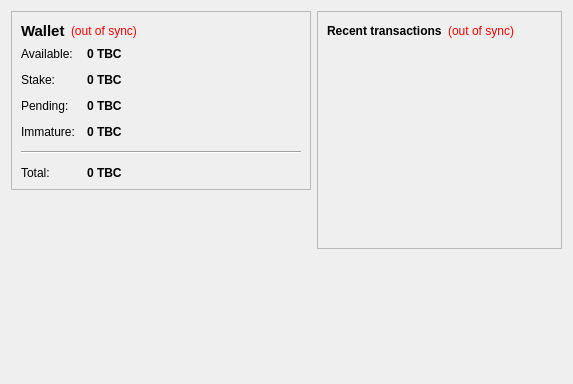
<?xml version="1.0" encoding="UTF-8"?>
<ui version="4.0">
 <class>OverviewPage</class>
 <widget class="QWidget" name="OverviewPage">
  <property name="geometry">
   <rect>
    <x>0</x>
    <y>0</y>
    <width>573</width>
    <height>342</height>
   </rect>
  </property>
  <property name="windowTitle">
   <string>Form</string>
  </property>
  <layout class="QHBoxLayout" name="horizontalLayout" stretch="1,1">
   <item>
    <layout class="QVBoxLayout" name="verticalLayout_2">
     <item>
      <widget class="QFrame" name="frame">
       <property name="frameShape">
        <enum>QFrame::StyledPanel</enum>
       </property>
       <property name="frameShadow">
        <enum>QFrame::Raised</enum>
       </property>
       <layout class="QVBoxLayout" name="verticalLayout_4">
        <item>
         <layout class="QHBoxLayout" name="horizontalLayout_4">
          <item>
           <widget class="QLabel" name="label_5">
            <property name="font">
             <font>
              <pointsize>11</pointsize>
              <weight>75</weight>
              <bold>true</bold>
             </font>
            </property>
            <property name="text">
             <string>Wallet</string>
            </property>
           </widget>
          </item>
          <item>
           <widget class="QLabel" name="labelWalletStatus">
            <property name="toolTip">
             <string>The displayed information may be out of date. Your wallet automatically synchronizes with the TrashBurn network after a connection is established, but this process has not completed yet.</string>
            </property>
            <property name="styleSheet">
             <string notr="true">QLabel { color: red; }</string>
            </property>
            <property name="text">
             <string notr="true">(out of sync)</string>
            </property>
            <property name="alignment">
             <set>Qt::AlignLeading|Qt::AlignLeft|Qt::AlignVCenter</set>
            </property>
           </widget>
          </item>
          <item>
           <spacer name="horizontalSpacer_2">
            <property name="orientation">
             <enum>Qt::Horizontal</enum>
            </property>
            <property name="sizeHint" stdset="0">
             <size>
              <width>40</width>
              <height>20</height>
             </size>
            </property>
           </spacer>
          </item>
         </layout>
        </item>
        <item>
         <layout class="QFormLayout" name="formLayout_2">
          <property name="fieldGrowthPolicy">
           <enum>QFormLayout::AllNonFixedFieldsGrow</enum>
          </property>
          <property name="horizontalSpacing">
           <number>12</number>
          </property>
          <property name="verticalSpacing">
           <number>12</number>
          </property>
          <item row="0" column="0">
           <widget class="QLabel" name="label">
            <property name="text">
             <string>Available:</string>
            </property>
           </widget>
          </item>
          <item row="0" column="1">
           <widget class="QLabel" name="labelBalance">
            <property name="font">
             <font>
              <weight>75</weight>
              <bold>true</bold>
             </font>
            </property>
            <property name="cursor">
             <cursorShape>IBeamCursor</cursorShape>
            </property>
            <property name="toolTip">
             <string>Your current spendable balance</string>
            </property>
            <property name="text">
             <string notr="true">0 TBC</string>
            </property>
            <property name="textInteractionFlags">
             <set>Qt::LinksAccessibleByMouse|Qt::TextSelectableByKeyboard|Qt::TextSelectableByMouse</set>
            </property>
           </widget>
          </item>
          <item row="1" column="0">
           <widget class="QLabel" name="label_6">
            <property name="text">
             <string>Stake:</string>
            </property>
           </widget>
          </item>
          <item row="1" column="1">
           <widget class="QLabel" name="labelStake">
            <property name="font">
             <font>
              <weight>75</weight>
              <bold>true</bold>
             </font>
            </property>
            <property name="cursor">
             <cursorShape>IBeamCursor</cursorShape>
            </property>
            <property name="toolTip">
             <string>Total of coins that was staked, and do not yet count toward the current balance</string>
            </property>
            <property name="text">
             <string notr="true">0 TBC</string>
            </property>
            <property name="textInteractionFlags">
             <set>Qt::LinksAccessibleByMouse|Qt::TextSelectableByKeyboard|Qt::TextSelectableByMouse</set>
            </property>
           </widget>
          </item>
          <item row="2" column="0">
           <widget class="QLabel" name="label_3">
            <property name="text">
             <string>Pending:</string>
            </property>
           </widget>
          </item>
          <item row="2" column="1">
           <widget class="QLabel" name="labelUnconfirmed">
            <property name="font">
             <font>
              <weight>75</weight>
              <bold>true</bold>
             </font>
            </property>
            <property name="cursor">
             <cursorShape>IBeamCursor</cursorShape>
            </property>
            <property name="toolTip">
             <string>Total of transactions that have yet to be confirmed, and do not yet count toward the current balance</string>
            </property>
            <property name="text">
             <string notr="true">0 TBC</string>
            </property>
            <property name="textInteractionFlags">
             <set>Qt::LinksAccessibleByMouse|Qt::TextSelectableByKeyboard|Qt::TextSelectableByMouse</set>
            </property>
           </widget>
          </item>
          <item row="3" column="0">
           <widget class="QLabel" name="labelImmatureText">
            <property name="text">
             <string>Immature:</string>
            </property>
           </widget>
          </item>
          <item row="3" column="1">
           <widget class="QLabel" name="labelImmature">
            <property name="font">
             <font>
              <weight>75</weight>
              <bold>true</bold>
             </font>
            </property>
            <property name="toolTip">
             <string>Mined balance that has not yet matured</string>
            </property>
            <property name="text">
             <string notr="true">0 TBC</string>
            </property>
            <property name="textInteractionFlags">
             <set>Qt::LinksAccessibleByMouse|Qt::TextSelectableByKeyboard|Qt::TextSelectableByMouse</set>
            </property>
           </widget>
          </item>
          <item row="4" column="0" colspan="2">
           <widget class="Line" name="line">
            <property name="orientation">
             <enum>Qt::Horizontal</enum>
            </property>
           </widget>
          </item>
          <item row="5" column="0">
           <widget class="QLabel" name="labelTotalText">
            <property name="text">
             <string>Total:</string>
            </property>
           </widget>
          </item>
          <item row="5" column="1">
           <widget class="QLabel" name="labelTotal">
            <property name="font">
             <font>
              <weight>75</weight>
              <bold>true</bold>
             </font>
            </property>
            <property name="cursor">
             <cursorShape>IBeamCursor</cursorShape>
            </property>
            <property name="toolTip">
             <string>Your current total balance</string>
            </property>
            <property name="text">
             <string notr="true">0 TBC</string>
            </property>
            <property name="textInteractionFlags">
             <set>Qt::LinksAccessibleByMouse|Qt::TextSelectableByKeyboard|Qt::TextSelectableByMouse</set>
            </property>
           </widget>
          </item>
         </layout>
        </item>
       </layout>
      </widget>
     </item>
     <item>
      <spacer name="verticalSpacer">
       <property name="orientation">
        <enum>Qt::Vertical</enum>
       </property>
       <property name="sizeHint" stdset="0">
        <size>
         <width>20</width>
         <height>40</height>
        </size>
       </property>
      </spacer>
     </item>
        <item>
         <widget class="QLabel" name="label_2">
          <property name="minimumSize">
           <size>
            <width>300</width>
            <height>177</height>
           </size>
          </property>
          <property name="text">
           <string>&lt;html&gt;&lt;head/&gt;&lt;body&gt;&lt;p align=&quot;center&quot;&gt;&lt;a href=&quot;https://TrashBurn.com&quot;&gt;&lt;span style=&quot; text-decoration: underline; color:#0000ff;&quot;&gt;&lt;img src=&quot;:/images/wallet&quot;/&gt;&lt;/span&gt;&lt;/a&gt;&lt;/p&gt;&lt;/body&gt;&lt;/html&gt;</string>
          </property>
         </widget>
        </item>
    </layout>
   </item>
   <item>
    <layout class="QVBoxLayout" name="verticalLayout_3">
     <item>
      <widget class="QFrame" name="frame_2">
       <property name="frameShape">
        <enum>QFrame::StyledPanel</enum>
       </property>
       <property name="frameShadow">
        <enum>QFrame::Raised</enum>
       </property>
       <layout class="QVBoxLayout" name="verticalLayout">
        <item>
         <layout class="QHBoxLayout" name="horizontalLayout_2">
          <item>
           <widget class="QLabel" name="label_4">
            <property name="text">
             <string>&lt;b&gt;Recent transactions&lt;/b&gt;</string>
            </property>
           </widget>
          </item>
          <item>
           <widget class="QLabel" name="labelTransactionsStatus">
            <property name="toolTip">
             <string>The displayed information may be out of date. Your wallet automatically synchronizes with the TrashBurn network after a connection is established, but this process has not completed yet.</string>
            </property>
            <property name="styleSheet">
             <string notr="true">QLabel { color: red; }</string>
            </property>
            <property name="text">
             <string notr="true">(out of sync)</string>
            </property>
            <property name="alignment">
             <set>Qt::AlignRight|Qt::AlignTrailing|Qt::AlignVCenter</set>
            </property>
           </widget>
          </item>
          <item>
           <spacer name="horizontalSpacer">
            <property name="orientation">
             <enum>Qt::Horizontal</enum>
            </property>
            <property name="sizeHint" stdset="0">
             <size>
              <width>40</width>
              <height>20</height>
             </size>
            </property>
           </spacer>
          </item>
         </layout>
        </item>
        <item>
         <widget class="QListView" name="listTransactions">
          <property name="styleSheet">
           <string notr="true">QListView { background: transparent; }</string>
          </property>
          <property name="frameShape">
           <enum>QFrame::NoFrame</enum>
          </property>
          <property name="verticalScrollBarPolicy">
           <enum>Qt::ScrollBarAlwaysOff</enum>
          </property>
          <property name="horizontalScrollBarPolicy">
           <enum>Qt::ScrollBarAlwaysOff</enum>
          </property>
          <property name="selectionMode">
           <enum>QAbstractItemView::NoSelection</enum>
          </property>
         </widget>
        </item>
       </layout>
      </widget>
     </item>
     <item>
      <spacer name="verticalSpacer_2">
       <property name="orientation">
        <enum>Qt::Vertical</enum>
       </property>
       <property name="sizeHint" stdset="0">
        <size>
         <width>20</width>
         <height>40</height>
        </size>
       </property>
      </spacer>
     </item>
    </layout>
   </item>
  </layout>
 </widget>
 <resources/>
 <connections/>
</ui>
